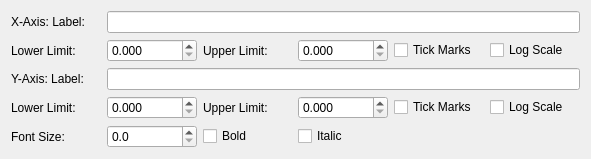
   <widget class="QWidget" name="gridLayoutWidget_8">
    <property name="geometry">
     <rect>
      <x>20</x>
      <y>440</y>
      <width>591</width>
      <height>141</height>
     </rect>
    </property>
    <layout class="QGridLayout" name="gridLayout_8">
     <item row="3" column="0">
      <widget class="QLabel" name="label_35">
       <property name="text">
        <string>Lower Limit:</string>
       </property>
      </widget>
     </item>
     <item row="3" column="5">
      <widget class="QCheckBox" name="chbYScale">
       <property name="text">
        <string>Log Scale</string>
       </property>
      </widget>
     </item>
     <item row="2" column="0">
      <widget class="QLabel" name="label_34">
       <property name="text">
        <string>Y-Axis: Label:</string>
       </property>
      </widget>
     </item>
     <item row="2" column="1" colspan="5">
      <widget class="QLineEdit" name="eYAxLab"/>
     </item>
     <item row="1" column="3">
      <widget class="QDoubleSpinBox" name="sbXHi">
       <property name="decimals">
        <number>3</number>
       </property>
       <property name="maximum">
        <double>99.998999999999995</double>
       </property>
       <property name="singleStep">
        <double>0.001000000000000</double>
       </property>
      </widget>
     </item>
     <item row="0" column="0">
      <widget class="QLabel" name="label_31">
       <property name="text">
        <string>X-Axis: Label:</string>
       </property>
      </widget>
     </item>
     <item row="1" column="0">
      <widget class="QLabel" name="label_32">
       <property name="text">
        <string>Lower Limit:</string>
       </property>
      </widget>
     </item>
     <item row="1" column="5">
      <widget class="QCheckBox" name="chbXScale">
       <property name="text">
        <string>Log Scale</string>
       </property>
      </widget>
     </item>
     <item row="3" column="3">
      <widget class="QDoubleSpinBox" name="sbYHi">
       <property name="decimals">
        <number>3</number>
       </property>
       <property name="maximum">
        <double>99.998999999999995</double>
       </property>
       <property name="singleStep">
        <double>0.001000000000000</double>
       </property>
      </widget>
     </item>
     <item row="1" column="4">
      <widget class="QCheckBox" name="chbXTick">
       <property name="text">
        <string>Tick Marks</string>
       </property>
      </widget>
     </item>
     <item row="0" column="1" colspan="5">
      <widget class="QLineEdit" name="eXAxLab"/>
     </item>
     <item row="3" column="2">
      <widget class="QLabel" name="label_36">
       <property name="text">
        <string>Upper Limit:</string>
       </property>
      </widget>
     </item>
     <item row="1" column="1">
      <widget class="QDoubleSpinBox" name="sbXLow">
       <property name="decimals">
        <number>3</number>
       </property>
       <property name="maximum">
        <double>99.998999999999995</double>
       </property>
       <property name="singleStep">
        <double>0.001000000000000</double>
       </property>
      </widget>
     </item>
     <item row="3" column="4">
      <widget class="QCheckBox" name="chbYTick">
       <property name="text">
        <string>Tick Marks</string>
       </property>
      </widget>
     </item>
     <item row="1" column="2">
      <widget class="QLabel" name="label_33">
       <property name="text">
        <string>Upper Limit:</string>
       </property>
      </widget>
     </item>
     <item row="3" column="1">
      <widget class="QDoubleSpinBox" name="sbYLow">
       <property name="decimals">
        <number>3</number>
       </property>
       <property name="maximum">
        <double>99.998999999999995</double>
       </property>
       <property name="singleStep">
        <double>0.001000000000000</double>
       </property>
      </widget>
     </item>
     <item row="4" column="0">
      <widget class="QLabel" name="label_37">
       <property name="text">
        <string>Font Size:</string>
       </property>
      </widget>
     </item>
     <item row="4" column="1">
      <widget class="QDoubleSpinBox" name="sbAxFontSize">
       <property name="decimals">
        <number>1</number>
       </property>
       <property name="singleStep">
        <double>0.100000000000000</double>
       </property>
      </widget>
     </item>
     <item row="4" column="2">
      <widget class="QCheckBox" name="chbAxFontBold">
       <property name="text">
        <string>Bold</string>
       </property>
      </widget>
     </item>
     <item row="4" column="3">
      <widget class="QCheckBox" name="chbAxFontItal">
       <property name="text">
        <string>Italic</string>
       </property>
      </widget>
     </item>
    </layout>
   </widget>
